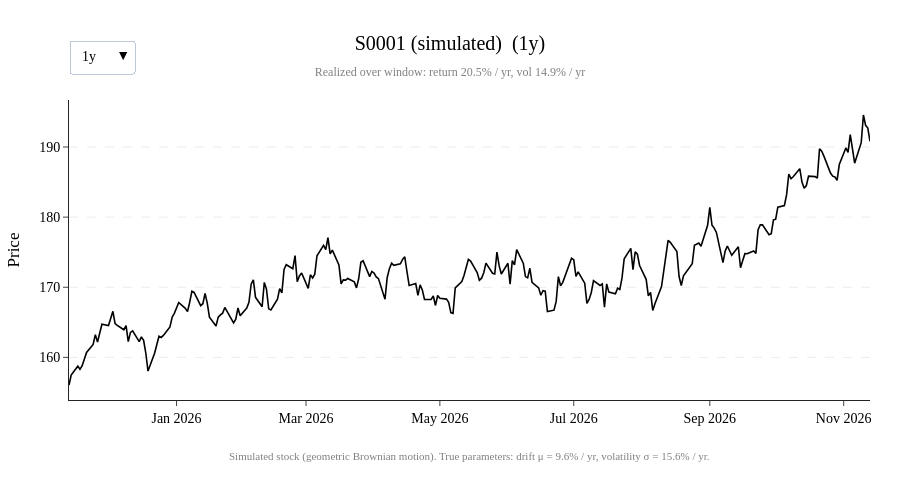

Notebook code cell kept with this figure:
### Code cell
simulation.plot_simulated_stock(prices, params, "S0001")

### Figure 1 — Plotly figure (JSON) as saved in the notebook; plotly's stock layout.template omitted (floating-point values rounded to 4 significant figures; data arrays with more than 128 entries replaced by an {"elided": "..."} marker saying what was removed)
{"data": [{"line": {"color": "black", "width": 1.6}, "mode": "lines", "name": "S0001", "type": "scatter", "visible": false, "x": {"elided": "1260 str values"}, "y": {"elided": "1260 float values"}}, {"line": {"color": "black", "width": 1.6}, "mode": "lines", "name": "S0001", "type": "scatter", "visible": false, "x": {"elided": "785 str values"}, "y": {"elided": "785 float values"}}, {"line": {"color": "black", "width": 1.6}, "mode": "lines", "name": "S0001", "type": "scatter", "visible": true, "x": {"elided": "262 str values"}, "y": {"elided": "262 float values"}}, {"line": {"color": "black", "width": 1.6}, "mode": "lines", "name": "S0001", "type": "scatter", "visible": false, "x": {"elided": "133 str values"}, "y": {"elided": "133 float values"}}], "layout": {"annotations": [{"font": {"color": "gray", "family": "Times New Roman", "size": 11}, "showarrow": false, "text": "Simulated stock (geometric Brownian motion). True parameters: drift μ = 9.6% / yr, volatility σ = 15.6% / yr.", "x": 0.5, "xanchor": "center", "xref": "paper", "y": -0.16, "yanchor": "top", "yref": "paper"}], "font": {"color": "black", "family": "Times New Roman", "size": 14}, "height": 480, "hovermode": "x unified", "legend": {"orientation": "h", "x": 1, "xanchor": "right", "y": 1.02, "yanchor": "bottom"}, "margin": {"b": 80, "l": 60, "r": 30, "t": 100}, "title": {"text": "S0001 (simulated)  (1y)<br><span style='font-size:12px;color:gray'>Realized over window: return 20.5% / yr, vol 14.9% / yr</span>", "x": 0.5}, "updatemenus": [{"active": 2, "bgcolor": "white", "buttons": [{"args": [{"visible": [true, false, false, false]}, {"title.text": "S0001 (simulated)  (5y)<br><span style='font-size:12px;color:gray'>Realized over window: return 13.9% / yr, vol 16.1% / yr</span>"}], "label": "5y", "method": "update"}, {"args": [{"visible": [false, true, false, false]}, {"title.text": "S0001 (simulated)  (3y)<br><span style='font-size:12px;color:gray'>Realized over window: return 19.6% / yr, vol 16.0% / yr</span>"}], "label": "3y", "method": "update"}, {"args": [{"visible": [false, false, true, false]}, {"title.text": "S0001 (simulated)  (1y)<br><span style='font-size:12px;color:gray'>Realized over window: return 20.5% / yr, vol 14.9% / yr</span>"}], "label": "1y", "method": "update"}, {"args": [{"visible": [false, false, false, true]}, {"title.text": "S0001 (simulated)  (6mo)<br><span style='font-size:12px;color:gray'>Realized over window: return 20.3% / yr, vol 16.1% / yr</span>"}], "label": "6mo", "method": "update"}], "font": {"color": "black", "family": "Times New Roman", "size": 14}, "x": 0, "xanchor": "left", "y": 1.2, "yanchor": "top"}], "width": 900, "xaxis": {"title": {}}, "yaxis": {"gridcolor": "rgba(0,0,0,0.08)", "griddash": "dash", "showgrid": true, "title": {"text": "Price"}}}}
